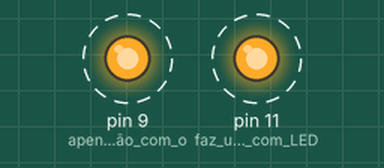
Recording of a sketch running on a simulated Arduino Uno, built with avr-gcc and run on an emulated ATmega328P. Parts: output pins drawn as LEDs (lit = HIGH). Dashed ring = blinking.

Above: at 0.5 s.
Timing chart, 0 to 4.6 s (numbered marks = the images above):
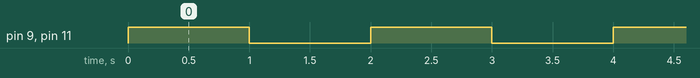

The sketch:

buzzerandLed.ino
```cpp
 /*void setup() {
 pinMode(9, OUTPUT); //apenas uma ligação com o buzzer

}
//buzzer - usado para emitir som e indicar que algo está funcionando corretamente


void loop() {
tone(9, 523,1000);
delay(1000);
noTone(9);
delay(1000);

}*/


void setup(){
  pinMode(9,OUTPUT);//faz uma ligação com o buzzer
  pinMode(11,OUTPUT);//faz uma ligação com LED
}
  void loop(){
    digitalWrite(9, HIGH);
    digitalWrite(11, HIGH);
    delay(1000);
    digitalWrite(9, LOW);
    digitalWrite(11, LOW);
    delay(1000);
  }
```

Measured:
- by itself, pin 9 (apenas_uma_ligação_com_o), pin 11 (faz_uma_ligação_com_LED): alternates HIGH for 1.0 s and LOW for 1.0 s
